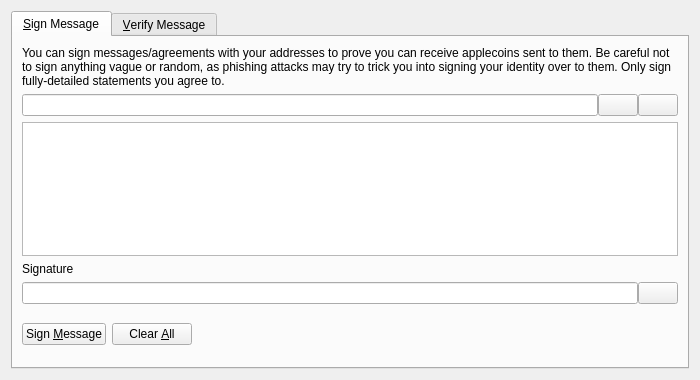
<?xml version="1.0" encoding="UTF-8"?>
<ui version="4.0">
 <class>SignVerifyMessageDialog</class>
 <widget class="QDialog" name="SignVerifyMessageDialog">
  <property name="geometry">
   <rect>
    <x>0</x>
    <y>0</y>
    <width>700</width>
    <height>380</height>
   </rect>
  </property>
  <property name="windowTitle">
   <string>Signatures - Sign / Verify a Message</string>
  </property>
  <property name="modal">
   <bool>true</bool>
  </property>
  <layout class="QVBoxLayout" name="verticalLayout">
   <item>
    <widget class="QTabWidget" name="tabWidget">
     <property name="currentIndex">
      <number>0</number>
     </property>
     <widget class="QWidget" name="tabSignMessage">
      <attribute name="title">
       <string>&amp;Sign Message</string>
      </attribute>
      <layout class="QVBoxLayout" name="verticalLayout_SM">
       <item>
        <widget class="QLabel" name="infoLabel_SM">
         <property name="text">
          <string>You can sign messages/agreements with your addresses to prove you can receive applecoins sent to them. Be careful not to sign anything vague or random, as phishing attacks may try to trick you into signing your identity over to them. Only sign fully-detailed statements you agree to.</string>
         </property>
         <property name="textFormat">
          <enum>Qt::PlainText</enum>
         </property>
         <property name="wordWrap">
          <bool>true</bool>
         </property>
        </widget>
       </item>
       <item>
        <layout class="QHBoxLayout" name="horizontalLayout_1_SM">
         <property name="spacing">
          <number>0</number>
         </property>
         <item>
          <widget class="QValidatedLineEdit" name="addressIn_SM">
           <property name="toolTip">
            <string>The Applecoin address to sign the message with</string>
           </property>
          </widget>
         </item>
         <item>
          <widget class="QPushButton" name="addressBookButton_SM">
           <property name="toolTip">
            <string>Choose previously used address</string>
           </property>
           <property name="text">
            <string/>
           </property>
           <property name="icon">
            <iconset resource="../bitcoin.qrc">
             <normaloff>:/icons/address-book</normaloff>:/icons/address-book</iconset>
           </property>
           <property name="shortcut">
            <string>Alt+A</string>
           </property>
           <property name="autoDefault">
            <bool>false</bool>
           </property>
          </widget>
         </item>
         <item>
          <widget class="QPushButton" name="pasteButton_SM">
           <property name="toolTip">
            <string>Paste address from clipboard</string>
           </property>
           <property name="text">
            <string/>
           </property>
           <property name="icon">
            <iconset resource="../bitcoin.qrc">
             <normaloff>:/icons/editpaste</normaloff>:/icons/editpaste</iconset>
           </property>
           <property name="shortcut">
            <string>Alt+P</string>
           </property>
           <property name="autoDefault">
            <bool>false</bool>
           </property>
          </widget>
         </item>
        </layout>
       </item>
       <item>
        <widget class="QPlainTextEdit" name="messageIn_SM">
         <property name="toolTip">
          <string>Enter the message you want to sign here</string>
         </property>
        </widget>
       </item>
       <item>
        <widget class="QLabel" name="signatureLabel_SM">
         <property name="text">
          <string>Signature</string>
         </property>
         <property name="textFormat">
          <enum>Qt::PlainText</enum>
         </property>
        </widget>
       </item>
       <item>
        <layout class="QHBoxLayout" name="horizontalLayout_2_SM">
         <property name="spacing">
          <number>0</number>
         </property>
         <item>
          <widget class="QLineEdit" name="signatureOut_SM">
           <property name="font">
            <font>
             <italic>true</italic>
            </font>
           </property>
           <property name="readOnly">
            <bool>true</bool>
           </property>
          </widget>
         </item>
         <item>
          <widget class="QPushButton" name="copySignatureButton_SM">
           <property name="toolTip">
            <string>Copy the current signature to the system clipboard</string>
           </property>
           <property name="text">
            <string/>
           </property>
           <property name="icon">
            <iconset resource="../bitcoin.qrc">
             <normaloff>:/icons/editcopy</normaloff>:/icons/editcopy</iconset>
           </property>
           <property name="autoDefault">
            <bool>false</bool>
           </property>
          </widget>
         </item>
        </layout>
       </item>
       <item>
        <layout class="QHBoxLayout" name="horizontalLayout_3_SM">
         <item>
          <widget class="QPushButton" name="signMessageButton_SM">
           <property name="toolTip">
            <string>Sign the message to prove you own this Applecoin address</string>
           </property>
           <property name="text">
            <string>Sign &amp;Message</string>
           </property>
           <property name="icon">
            <iconset resource="../bitcoin.qrc">
             <normaloff>:/icons/edit</normaloff>:/icons/edit</iconset>
           </property>
           <property name="autoDefault">
            <bool>false</bool>
           </property>
          </widget>
         </item>
         <item>
          <widget class="QPushButton" name="clearButton_SM">
           <property name="toolTip">
            <string>Reset all sign message fields</string>
           </property>
           <property name="text">
            <string>Clear &amp;All</string>
           </property>
           <property name="icon">
            <iconset resource="../bitcoin.qrc">
             <normaloff>:/icons/remove</normaloff>:/icons/remove</iconset>
           </property>
           <property name="autoDefault">
            <bool>false</bool>
           </property>
          </widget>
         </item>
         <item>
          <spacer name="horizontalSpacer_1_SM">
           <property name="orientation">
            <enum>Qt::Horizontal</enum>
           </property>
           <property name="sizeHint" stdset="0">
            <size>
             <width>40</width>
             <height>48</height>
            </size>
           </property>
          </spacer>
         </item>
         <item>
          <widget class="QLabel" name="statusLabel_SM">
           <property name="font">
            <font>
             <weight>75</weight>
             <bold>true</bold>
            </font>
           </property>
           <property name="text">
            <string/>
           </property>
           <property name="wordWrap">
            <bool>true</bool>
           </property>
          </widget>
         </item>
         <item>
          <spacer name="horizontalSpacer_2_SM">
           <property name="orientation">
            <enum>Qt::Horizontal</enum>
           </property>
           <property name="sizeHint" stdset="0">
            <size>
             <width>40</width>
             <height>48</height>
            </size>
           </property>
          </spacer>
         </item>
        </layout>
       </item>
      </layout>
     </widget>
     <widget class="QWidget" name="tabVerifyMessage">
      <attribute name="title">
       <string>&amp;Verify Message</string>
      </attribute>
      <layout class="QVBoxLayout" name="verticalLayout_VM">
       <item>
        <widget class="QLabel" name="infoLabel_VM">
         <property name="text">
          <string>Enter the receiver's address, message (ensure you copy line breaks, spaces, tabs, etc. exactly) and signature below to verify the message. Be careful not to read more into the signature than what is in the signed message itself, to avoid being tricked by a man-in-the-middle attack. Note that this only proves the signing party receives with the address, it cannot prove sendership of any transaction!</string>
         </property>
         <property name="textFormat">
          <enum>Qt::PlainText</enum>
         </property>
         <property name="alignment">
          <set>Qt::AlignLeading|Qt::AlignLeft|Qt::AlignTop</set>
         </property>
         <property name="wordWrap">
          <bool>true</bool>
         </property>
        </widget>
       </item>
       <item>
        <layout class="QHBoxLayout" name="horizontalLayout_1_VM">
         <property name="spacing">
          <number>0</number>
         </property>
         <item>
          <widget class="QValidatedLineEdit" name="addressIn_VM">
           <property name="toolTip">
            <string>The Applecoin address the message was signed with</string>
           </property>
          </widget>
         </item>
         <item>
          <widget class="QPushButton" name="addressBookButton_VM">
           <property name="toolTip">
            <string>Choose previously used address</string>
           </property>
           <property name="text">
            <string/>
           </property>
           <property name="icon">
            <iconset resource="../bitcoin.qrc">
             <normaloff>:/icons/address-book</normaloff>:/icons/address-book</iconset>
           </property>
           <property name="shortcut">
            <string>Alt+A</string>
           </property>
           <property name="autoDefault">
            <bool>false</bool>
           </property>
          </widget>
         </item>
        </layout>
       </item>
       <item>
        <widget class="QPlainTextEdit" name="messageIn_VM"/>
       </item>
       <item>
        <widget class="QValidatedLineEdit" name="signatureIn_VM"/>
       </item>
       <item>
        <layout class="QHBoxLayout" name="horizontalLayout_2_VM">
         <item>
          <widget class="QPushButton" name="verifyMessageButton_VM">
           <property name="toolTip">
            <string>Verify the message to ensure it was signed with the specified Applecoin address</string>
           </property>
           <property name="text">
            <string>Verify &amp;Message</string>
           </property>
           <property name="icon">
            <iconset resource="../bitcoin.qrc">
             <normaloff>:/icons/transaction_0</normaloff>:/icons/transaction_0</iconset>
           </property>
           <property name="autoDefault">
            <bool>false</bool>
           </property>
          </widget>
         </item>
         <item>
          <widget class="QPushButton" name="clearButton_VM">
           <property name="toolTip">
            <string>Reset all verify message fields</string>
           </property>
           <property name="text">
            <string>Clear &amp;All</string>
           </property>
           <property name="icon">
            <iconset resource="../bitcoin.qrc">
             <normaloff>:/icons/remove</normaloff>:/icons/remove</iconset>
           </property>
           <property name="autoDefault">
            <bool>false</bool>
           </property>
          </widget>
         </item>
         <item>
          <spacer name="horizontalSpacer_1_VM">
           <property name="orientation">
            <enum>Qt::Horizontal</enum>
           </property>
           <property name="sizeHint" stdset="0">
            <size>
             <width>40</width>
             <height>48</height>
            </size>
           </property>
          </spacer>
         </item>
         <item>
          <widget class="QLabel" name="statusLabel_VM">
           <property name="font">
            <font>
             <weight>75</weight>
             <bold>true</bold>
            </font>
           </property>
           <property name="text">
            <string/>
           </property>
           <property name="wordWrap">
            <bool>true</bool>
           </property>
          </widget>
         </item>
         <item>
          <spacer name="horizontalSpacer_2_VM">
           <property name="orientation">
            <enum>Qt::Horizontal</enum>
           </property>
           <property name="sizeHint" stdset="0">
            <size>
             <width>40</width>
             <height>48</height>
            </size>
           </property>
          </spacer>
         </item>
        </layout>
       </item>
      </layout>
     </widget>
    </widget>
   </item>
  </layout>
 </widget>
 <customwidgets>
  <customwidget>
   <class>QValidatedLineEdit</class>
   <extends>QLineEdit</extends>
   <header>qvalidatedlineedit.h</header>
  </customwidget>
 </customwidgets>
 <resources>
  <include location="../bitcoin.qrc"/>
 </resources>
 <connections/>
</ui>
